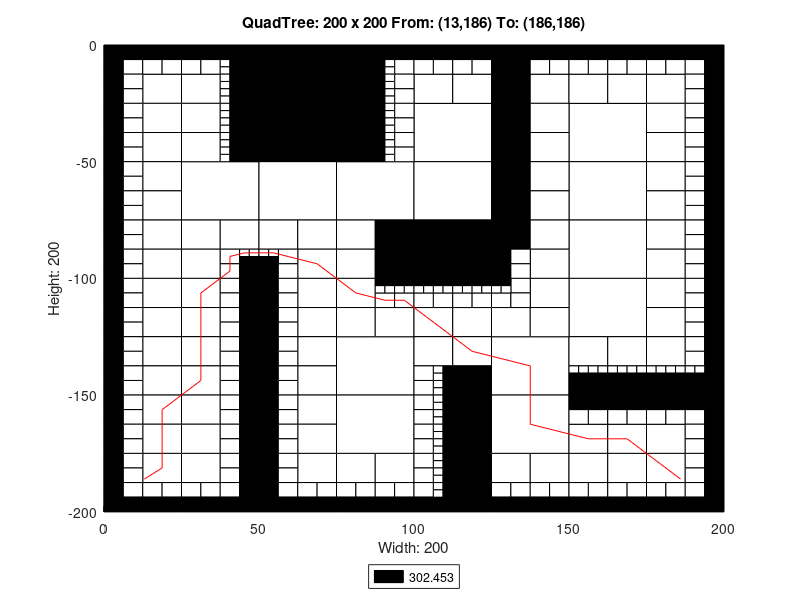

MATLAB code to generate this figure:
axis([0 200 -200 0]);
title('QuadTree: 200 x 200 From: (13,186) To: (186,186)');
xlabel('Width: 200');
ylabel('Height: 200');
rectangle('Position',[50 -25 25 25], 'FaceColor',[0 0 0]);
rectangle('Position',[50 -50 25 25], 'FaceColor',[0 0 0]);
rectangle('Position',[25 -75 25 25], 'FaceColor',[1 1 1]);
rectangle('Position',[50 -75 25 25], 'FaceColor',[1 1 1]);
rectangle('Position',[75 -75 25 25], 'FaceColor',[1 1 1]);
rectangle('Position',[100 -50 25 25], 'FaceColor',[1 1 1]);
rectangle('Position',[150 -50 25 25], 'FaceColor',[1 1 1]);
rectangle('Position',[100 -75 25 25], 'FaceColor',[1 1 1]);
rectangle('Position',[100 -100 25 25], 'FaceColor',[0 0 0]);
rectangle('Position',[150 -75 25 25], 'FaceColor',[1 1 1]);
rectangle('Position',[150 -100 25 25], 'FaceColor',[1 1 1]);
rectangle('Position',[75 -150 25 25], 'FaceColor',[1 1 1]);
rectangle('Position',[75 -175 25 25], 'FaceColor',[1 1 1]);
rectangle('Position',[125 -150 25 25], 'FaceColor',[1 1 1]);
rectangle('Position',[150 -125 25 25], 'FaceColor',[1 1 1]);
rectangle('Position',[125 -175 25 25], 'FaceColor',[1 1 1]);
rectangle('Position',[12.5 -25 12.5 12.5], 'FaceColor',[1 1 1]);
rectangle('Position',[25 -25 12.5 12.5], 'FaceColor',[1 1 1]);
rectangle('Position',[12.5 -37.5 12.5 12.5], 'FaceColor',[1 1 1]);
rectangle('Position',[12.5 -50 12.5 12.5], 'FaceColor',[1 1 1]);
rectangle('Position',[25 -37.5 12.5 12.5], 'FaceColor',[1 1 1]);
rectangle('Position',[25 -50 12.5 12.5], 'FaceColor',[1 1 1]);
rectangle('Position',[75 -12.5 12.5 12.5], 'FaceColor',[0 0 0]);
rectangle('Position',[75 -25 12.5 12.5], 'FaceColor',[0 0 0]);
rectangle('Position',[75 -37.5 12.5 12.5], 'FaceColor',[0 0 0]);
rectangle('Position',[75 -50 12.5 12.5], 'FaceColor',[0 0 0]);
rectangle('Position',[12.5 -62.5 12.5 12.5], 'FaceColor',[1 1 1]);
rectangle('Position',[12.5 -75 12.5 12.5], 'FaceColor',[1 1 1]);
rectangle('Position',[12.5 -87.5 12.5 12.5], 'FaceColor',[1 1 1]);
rectangle('Position',[12.5 -100 12.5 12.5], 'FaceColor',[1 1 1]);
rectangle('Position',[25 -87.5 12.5 12.5], 'FaceColor',[1 1 1]);
rectangle('Position',[37.5 -87.5 12.5 12.5], 'FaceColor',[1 1 1]);
rectangle('Position',[25 -100 12.5 12.5], 'FaceColor',[1 1 1]);
rectangle('Position',[50 -87.5 12.5 12.5], 'FaceColor',[1 1 1]);
rectangle('Position',[62.5 -87.5 12.5 12.5], 'FaceColor',[1 1 1]);
rectangle('Position',[62.5 -100 12.5 12.5], 'FaceColor',[1 1 1]);
rectangle('Position',[75 -87.5 12.5 12.5], 'FaceColor',[1 1 1]);
rectangle('Position',[87.5 -87.5 12.5 12.5], 'FaceColor',[0 0 0]);
rectangle('Position',[75 -100 12.5 12.5], 'FaceColor',[1 1 1]);
rectangle('Position',[87.5 -100 12.5 12.5], 'FaceColor',[0 0 0]);
rectangle('Position',[100 -25 12.5 12.5], 'FaceColor',[1 1 1]);
rectangle('Position',[112.5 -25 12.5 12.5], 'FaceColor',[1 1 1]);
rectangle('Position',[125 -12.5 12.5 12.5], 'FaceColor',[0 0 0]);
rectangle('Position',[125 -25 12.5 12.5], 'FaceColor',[0 0 0]);
rectangle('Position',[137.5 -25 12.5 12.5], 'FaceColor',[1 1 1]);
rectangle('Position',[125 -37.5 12.5 12.5], 'FaceColor',[0 0 0]);
rectangle('Position',[137.5 -37.5 12.5 12.5], 'FaceColor',[1 1 1]);
rectangle('Position',[125 -50 12.5 12.5], 'FaceColor',[0 0 0]);
rectangle('Position',[137.5 -50 12.5 12.5], 'FaceColor',[1 1 1]);
rectangle('Position',[150 -25 12.5 12.5], 'FaceColor',[1 1 1]);
rectangle('Position',[162.5 -25 12.5 12.5], 'FaceColor',[1 1 1]);
rectangle('Position',[175 -25 12.5 12.5], 'FaceColor',[1 1 1]);
rectangle('Position',[175 -37.5 12.5 12.5], 'FaceColor',[1 1 1]);
rectangle('Position',[175 -50 12.5 12.5], 'FaceColor',[1 1 1]);
rectangle('Position',[125 -62.5 12.5 12.5], 'FaceColor',[0 0 0]);
rectangle('Position',[137.5 -62.5 12.5 12.5], 'FaceColor',[1 1 1]);
rectangle('Position',[125 -75 12.5 12.5], 'FaceColor',[0 0 0]);
rectangle('Position',[137.5 -75 12.5 12.5], 'FaceColor',[1 1 1]);
rectangle('Position',[125 -87.5 12.5 12.5], 'FaceColor',[0 0 0]);
rectangle('Position',[137.5 -87.5 12.5 12.5], 'FaceColor',[1 1 1]);
rectangle('Position',[137.5 -100 12.5 12.5], 'FaceColor',[1 1 1]);
rectangle('Position',[175 -62.5 12.5 12.5], 'FaceColor',[1 1 1]);
rectangle('Position',[175 -75 12.5 12.5], 'FaceColor',[1 1 1]);
rectangle('Position',[175 -87.5 12.5 12.5], 'FaceColor',[1 1 1]);
rectangle('Position',[175 -100 12.5 12.5], 'FaceColor',[1 1 1]);
rectangle('Position',[12.5 -112.5 12.5 12.5], 'FaceColor',[1 1 1]);
rectangle('Position',[12.5 -125 12.5 12.5], 'FaceColor',[1 1 1]);
rectangle('Position',[25 -112.5 12.5 12.5], 'FaceColor',[1 1 1]);
rectangle('Position',[25 -125 12.5 12.5], 'FaceColor',[1 1 1]);
rectangle('Position',[12.5 -137.5 12.5 12.5], 'FaceColor',[1 1 1]);
rectangle('Position',[12.5 -150 12.5 12.5], 'FaceColor',[1 1 1]);
rectangle('Position',[25 -137.5 12.5 12.5], 'FaceColor',[1 1 1]);
rectangle('Position',[25 -150 12.5 12.5], 'FaceColor',[1 1 1]);
rectangle('Position',[62.5 -112.5 12.5 12.5], 'FaceColor',[1 1 1]);
rectangle('Position',[62.5 -125 12.5 12.5], 'FaceColor',[1 1 1]);
rectangle('Position',[75 -112.5 12.5 12.5], 'FaceColor',[1 1 1]);
rectangle('Position',[75 -125 12.5 12.5], 'FaceColor',[1 1 1]);
rectangle('Position',[87.5 -125 12.5 12.5], 'FaceColor',[1 1 1]);
rectangle('Position',[62.5 -137.5 12.5 12.5], 'FaceColor',[1 1 1]);
rectangle('Position',[62.5 -150 12.5 12.5], 'FaceColor',[1 1 1]);
rectangle('Position',[12.5 -162.5 12.5 12.5], 'FaceColor',[1 1 1]);
rectangle('Position',[12.5 -175 12.5 12.5], 'FaceColor',[1 1 1]);
rectangle('Position',[25 -162.5 12.5 12.5], 'FaceColor',[1 1 1]);
rectangle('Position',[25 -175 12.5 12.5], 'FaceColor',[1 1 1]);
rectangle('Position',[12.5 -187.5 12.5 12.5], 'FaceColor',[1 1 1]);
rectangle('Position',[25 -187.5 12.5 12.5], 'FaceColor',[1 1 1]);
rectangle('Position',[62.5 -162.5 12.5 12.5], 'FaceColor',[1 1 1]);
rectangle('Position',[62.5 -175 12.5 12.5], 'FaceColor',[1 1 1]);
rectangle('Position',[62.5 -187.5 12.5 12.5], 'FaceColor',[1 1 1]);
rectangle('Position',[75 -187.5 12.5 12.5], 'FaceColor',[1 1 1]);
rectangle('Position',[87.5 -187.5 12.5 12.5], 'FaceColor',[1 1 1]);
rectangle('Position',[100 -125 12.5 12.5], 'FaceColor',[1 1 1]);
rectangle('Position',[112.5 -125 12.5 12.5], 'FaceColor',[1 1 1]);
rectangle('Position',[137.5 -112.5 12.5 12.5], 'FaceColor',[1 1 1]);
rectangle('Position',[125 -125 12.5 12.5], 'FaceColor',[1 1 1]);
rectangle('Position',[137.5 -125 12.5 12.5], 'FaceColor',[1 1 1]);
rectangle('Position',[100 -137.5 12.5 12.5], 'FaceColor',[1 1 1]);
rectangle('Position',[112.5 -137.5 12.5 12.5], 'FaceColor',[1 1 1]);
rectangle('Position',[112.5 -150 12.5 12.5], 'FaceColor',[0 0 0]);
rectangle('Position',[175 -112.5 12.5 12.5], 'FaceColor',[1 1 1]);
rectangle('Position',[175 -125 12.5 12.5], 'FaceColor',[1 1 1]);
rectangle('Position',[150 -137.5 12.5 12.5], 'FaceColor',[1 1 1]);
rectangle('Position',[162.5 -137.5 12.5 12.5], 'FaceColor',[1 1 1]);
rectangle('Position',[175 -137.5 12.5 12.5], 'FaceColor',[1 1 1]);
rectangle('Position',[112.5 -162.5 12.5 12.5], 'FaceColor',[0 0 0]);
rectangle('Position',[112.5 -175 12.5 12.5], 'FaceColor',[0 0 0]);
rectangle('Position',[112.5 -187.5 12.5 12.5], 'FaceColor',[0 0 0]);
rectangle('Position',[112.5 -200 12.5 12.5], 'FaceColor',[0 0 0]);
rectangle('Position',[125 -187.5 12.5 12.5], 'FaceColor',[1 1 1]);
rectangle('Position',[137.5 -187.5 12.5 12.5], 'FaceColor',[1 1 1]);
rectangle('Position',[150 -175 12.5 12.5], 'FaceColor',[1 1 1]);
rectangle('Position',[162.5 -175 12.5 12.5], 'FaceColor',[1 1 1]);
rectangle('Position',[175 -175 12.5 12.5], 'FaceColor',[1 1 1]);
rectangle('Position',[150 -187.5 12.5 12.5], 'FaceColor',[1 1 1]);
rectangle('Position',[162.5 -187.5 12.5 12.5], 'FaceColor',[1 1 1]);
rectangle('Position',[175 -187.5 12.5 12.5], 'FaceColor',[1 1 1]);
rectangle('Position',[0 -6.25 6.25 6.25], 'FaceColor',[0 0 0]);
rectangle('Position',[6.25 -6.25 6.25 6.25], 'FaceColor',[0 0 0]);
rectangle('Position',[0 -12.5 6.25 6.25], 'FaceColor',[0 0 0]);
rectangle('Position',[6.25 -12.5 6.25 6.25], 'FaceColor',[1 1 1]);
rectangle('Position',[12.5 -6.25 6.25 6.25], 'FaceColor',[0 0 0]);
rectangle('Position',[18.75 -6.25 6.25 6.25], 'FaceColor',[0 0 0]);
rectangle('Position',[12.5 -12.5 6.25 6.25], 'FaceColor',[1 1 1]);
rectangle('Position',[18.75 -12.5 6.25 6.25], 'FaceColor',[1 1 1]);
rectangle('Position',[0 -18.75 6.25 6.25], 'FaceColor',[0 0 0]);
rectangle('Position',[6.25 -18.75 6.25 6.25], 'FaceColor',[1 1 1]);
rectangle('Position',[0 -25 6.25 6.25], 'FaceColor',[0 0 0]);
rectangle('Position',[6.25 -25 6.25 6.25], 'FaceColor',[1 1 1]);
rectangle('Position',[25 -6.25 6.25 6.25], 'FaceColor',[0 0 0]);
rectangle('Position',[31.25 -6.25 6.25 6.25], 'FaceColor',[0 0 0]);
rectangle('Position',[25 -12.5 6.25 6.25], 'FaceColor',[1 1 1]);
rectangle('Position',[31.25 -12.5 6.25 6.25], 'FaceColor',[1 1 1]);
rectangle('Position',[37.5 -6.25 6.25 6.25], 'FaceColor',[0 0 0]);
rectangle('Position',[43.75 -6.25 6.25 6.25], 'FaceColor',[0 0 0]);
rectangle('Position',[43.75 -12.5 6.25 6.25], 'FaceColor',[0 0 0]);
rectangle('Position',[43.75 -18.75 6.25 6.25], 'FaceColor',[0 0 0]);
rectangle('Position',[43.75 -25 6.25 6.25], 'FaceColor',[0 0 0]);
rectangle('Position',[0 -31.25 6.25 6.25], 'FaceColor',[0 0 0]);
rectangle('Position',[6.25 -31.25 6.25 6.25], 'FaceColor',[1 1 1]);
rectangle('Position',[0 -37.5 6.25 6.25], 'FaceColor',[0 0 0]);
rectangle('Position',[6.25 -37.5 6.25 6.25], 'FaceColor',[1 1 1]);
rectangle('Position',[0 -43.75 6.25 6.25], 'FaceColor',[0 0 0]);
rectangle('Position',[6.25 -43.75 6.25 6.25], 'FaceColor',[1 1 1]);
rectangle('Position',[0 -50 6.25 6.25], 'FaceColor',[0 0 0]);
rectangle('Position',[6.25 -50 6.25 6.25], 'FaceColor',[1 1 1]);
rectangle('Position',[43.75 -31.25 6.25 6.25], 'FaceColor',[0 0 0]);
rectangle('Position',[43.75 -37.5 6.25 6.25], 'FaceColor',[0 0 0]);
rectangle('Position',[43.75 -43.75 6.25 6.25], 'FaceColor',[0 0 0]);
rectangle('Position',[43.75 -50 6.25 6.25], 'FaceColor',[0 0 0]);
rectangle('Position',[87.5 -6.25 6.25 6.25], 'FaceColor',[0 0 0]);
rectangle('Position',[93.75 -6.25 6.25 6.25], 'FaceColor',[0 0 0]);
rectangle('Position',[93.75 -12.5 6.25 6.25], 'FaceColor',[1 1 1]);
rectangle('Position',[93.75 -18.75 6.25 6.25], 'FaceColor',[1 1 1]);
rectangle('Position',[93.75 -25 6.25 6.25], 'FaceColor',[1 1 1]);
rectangle('Position',[93.75 -31.25 6.25 6.25], 'FaceColor',[1 1 1]);
rectangle('Position',[93.75 -37.5 6.25 6.25], 'FaceColor',[1 1 1]);
rectangle('Position',[93.75 -43.75 6.25 6.25], 'FaceColor',[1 1 1]);
rectangle('Position',[93.75 -50 6.25 6.25], 'FaceColor',[1 1 1]);
rectangle('Position',[0 -56.25 6.25 6.25], 'FaceColor',[0 0 0]);
rectangle('Position',[6.25 -56.25 6.25 6.25], 'FaceColor',[1 1 1]);
rectangle('Position',[0 -62.5 6.25 6.25], 'FaceColor',[0 0 0]);
rectangle('Position',[6.25 -62.5 6.25 6.25], 'FaceColor',[1 1 1]);
rectangle('Position',[0 -68.75 6.25 6.25], 'FaceColor',[0 0 0]);
rectangle('Position',[6.25 -68.75 6.25 6.25], 'FaceColor',[1 1 1]);
rectangle('Position',[0 -75 6.25 6.25], 'FaceColor',[0 0 0]);
rectangle('Position',[6.25 -75 6.25 6.25], 'FaceColor',[1 1 1]);
rectangle('Position',[0 -81.25 6.25 6.25], 'FaceColor',[0 0 0]);
rectangle('Position',[6.25 -81.25 6.25 6.25], 'FaceColor',[1 1 1]);
rectangle('Position',[0 -87.5 6.25 6.25], 'FaceColor',[0 0 0]);
rectangle('Position',[6.25 -87.5 6.25 6.25], 'FaceColor',[1 1 1]);
rectangle('Position',[0 -93.75 6.25 6.25], 'FaceColor',[0 0 0]);
rectangle('Position',[6.25 -93.75 6.25 6.25], 'FaceColor',[1 1 1]);
rectangle('Position',[0 -100 6.25 6.25], 'FaceColor',[0 0 0]);
rectangle('Position',[6.25 -100 6.25 6.25], 'FaceColor',[1 1 1]);
rectangle('Position',[37.5 -93.75 6.25 6.25], 'FaceColor',[1 1 1]);
rectangle('Position',[37.5 -100 6.25 6.25], 'FaceColor',[1 1 1]);
rectangle('Position',[43.75 -100 6.25 6.25], 'FaceColor',[0 0 0]);
rectangle('Position',[56.25 -93.75 6.25 6.25], 'FaceColor',[1 1 1]);
rectangle('Position',[50 -100 6.25 6.25], 'FaceColor',[0 0 0]);
rectangle('Position',[56.25 -100 6.25 6.25], 'FaceColor',[1 1 1]);
rectangle('Position',[100 -6.25 6.25 6.25], 'FaceColor',[0 0 0]);
rectangle('Position',[106.25 -6.25 6.25 6.25], 'FaceColor',[0 0 0]);
rectangle('Position',[100 -12.5 6.25 6.25], 'FaceColor',[1 1 1]);
rectangle('Position',[106.25 -12.5 6.25 6.25], 'FaceColor',[1 1 1]);
rectangle('Position',[112.5 -6.25 6.25 6.25], 'FaceColor',[0 0 0]);
rectangle('Position',[118.75 -6.25 6.25 6.25], 'FaceColor',[0 0 0]);
rectangle('Position',[112.5 -12.5 6.25 6.25], 'FaceColor',[1 1 1]);
rectangle('Position',[118.75 -12.5 6.25 6.25], 'FaceColor',[1 1 1]);
rectangle('Position',[137.5 -6.25 6.25 6.25], 'FaceColor',[0 0 0]);
rectangle('Position',[143.75 -6.25 6.25 6.25], 'FaceColor',[0 0 0]);
rectangle('Position',[137.5 -12.5 6.25 6.25], 'FaceColor',[1 1 1]);
rectangle('Position',[143.75 -12.5 6.25 6.25], 'FaceColor',[1 1 1]);
rectangle('Position',[150 -6.25 6.25 6.25], 'FaceColor',[0 0 0]);
rectangle('Position',[156.25 -6.25 6.25 6.25], 'FaceColor',[0 0 0]);
rectangle('Position',[150 -12.5 6.25 6.25], 'FaceColor',[1 1 1]);
rectangle('Position',[156.25 -12.5 6.25 6.25], 'FaceColor',[1 1 1]);
rectangle('Position',[162.5 -6.25 6.25 6.25], 'FaceColor',[0 0 0]);
rectangle('Position',[168.75 -6.25 6.25 6.25], 'FaceColor',[0 0 0]);
rectangle('Position',[162.5 -12.5 6.25 6.25], 'FaceColor',[1 1 1]);
rectangle('Position',[168.75 -12.5 6.25 6.25], 'FaceColor',[1 1 1]);
rectangle('Position',[175 -6.25 6.25 6.25], 'FaceColor',[0 0 0]);
rectangle('Position',[181.25 -6.25 6.25 6.25], 'FaceColor',[0 0 0]);
rectangle('Position',[175 -12.5 6.25 6.25], 'FaceColor',[1 1 1]);
rectangle('Position',[181.25 -12.5 6.25 6.25], 'FaceColor',[1 1 1]);
rectangle('Position',[187.5 -6.25 6.25 6.25], 'FaceColor',[0 0 0]);
rectangle('Position',[193.75 -6.25 6.25 6.25], 'FaceColor',[0 0 0]);
rectangle('Position',[187.5 -12.5 6.25 6.25], 'FaceColor',[1 1 1]);
rectangle('Position',[193.75 -12.5 6.25 6.25], 'FaceColor',[0 0 0]);
rectangle('Position',[187.5 -18.75 6.25 6.25], 'FaceColor',[1 1 1]);
rectangle('Position',[193.75 -18.75 6.25 6.25], 'FaceColor',[0 0 0]);
rectangle('Position',[187.5 -25 6.25 6.25], 'FaceColor',[1 1 1]);
rectangle('Position',[193.75 -25 6.25 6.25], 'FaceColor',[0 0 0]);
rectangle('Position',[187.5 -31.25 6.25 6.25], 'FaceColor',[1 1 1]);
rectangle('Position',[193.75 -31.25 6.25 6.25], 'FaceColor',[0 0 0]);
rectangle('Position',[187.5 -37.5 6.25 6.25], 'FaceColor',[1 1 1]);
rectangle('Position',[193.75 -37.5 6.25 6.25], 'FaceColor',[0 0 0]);
rectangle('Position',[187.5 -43.75 6.25 6.25], 'FaceColor',[1 1 1]);
rectangle('Position',[193.75 -43.75 6.25 6.25], 'FaceColor',[0 0 0]);
rectangle('Position',[187.5 -50 6.25 6.25], 'FaceColor',[1 1 1]);
rectangle('Position',[193.75 -50 6.25 6.25], 'FaceColor',[0 0 0]);
rectangle('Position',[125 -93.75 6.25 6.25], 'FaceColor',[0 0 0]);
rectangle('Position',[131.25 -93.75 6.25 6.25], 'FaceColor',[1 1 1]);
rectangle('Position',[125 -100 6.25 6.25], 'FaceColor',[0 0 0]);
rectangle('Position',[131.25 -100 6.25 6.25], 'FaceColor',[1 1 1]);
rectangle('Position',[187.5 -56.25 6.25 6.25], 'FaceColor',[1 1 1]);
rectangle('Position',[193.75 -56.25 6.25 6.25], 'FaceColor',[0 0 0]);
rectangle('Position',[187.5 -62.5 6.25 6.25], 'FaceColor',[1 1 1]);
rectangle('Position',[193.75 -62.5 6.25 6.25], 'FaceColor',[0 0 0]);
rectangle('Position',[187.5 -68.75 6.25 6.25], 'FaceColor',[1 1 1]);
rectangle('Position',[193.75 -68.75 6.25 6.25], 'FaceColor',[0 0 0]);
rectangle('Position',[187.5 -75 6.25 6.25], 'FaceColor',[1 1 1]);
rectangle('Position',[193.75 -75 6.25 6.25], 'FaceColor',[0 0 0]);
rectangle('Position',[187.5 -81.25 6.25 6.25], 'FaceColor',[1 1 1]);
rectangle('Position',[193.75 -81.25 6.25 6.25], 'FaceColor',[0 0 0]);
rectangle('Position',[187.5 -87.5 6.25 6.25], 'FaceColor',[1 1 1]);
rectangle('Position',[193.75 -87.5 6.25 6.25], 'FaceColor',[0 0 0]);
rectangle('Position',[187.5 -93.75 6.25 6.25], 'FaceColor',[1 1 1]);
rectangle('Position',[193.75 -93.75 6.25 6.25], 'FaceColor',[0 0 0]);
rectangle('Position',[187.5 -100 6.25 6.25], 'FaceColor',[1 1 1]);
rectangle('Position',[193.75 -100 6.25 6.25], 'FaceColor',[0 0 0]);
rectangle('Position',[0 -106.25 6.25 6.25], 'FaceColor',[0 0 0]);
rectangle('Position',[6.25 -106.25 6.25 6.25], 'FaceColor',[1 1 1]);
rectangle('Position',[0 -112.5 6.25 6.25], 'FaceColor',[0 0 0]);
rectangle('Position',[6.25 -112.5 6.25 6.25], 'FaceColor',[1 1 1]);
rectangle('Position',[0 -118.75 6.25 6.25], 'FaceColor',[0 0 0]);
rectangle('Position',[6.25 -118.75 6.25 6.25], 'FaceColor',[1 1 1]);
rectangle('Position',[0 -125 6.25 6.25], 'FaceColor',[0 0 0]);
rectangle('Position',[6.25 -125 6.25 6.25], 'FaceColor',[1 1 1]);
rectangle('Position',[37.5 -106.25 6.25 6.25], 'FaceColor',[1 1 1]);
rectangle('Position',[43.75 -106.25 6.25 6.25], 'FaceColor',[0 0 0]);
rectangle('Position',[37.5 -112.5 6.25 6.25], 'FaceColor',[1 1 1]);
rectangle('Position',[43.75 -112.5 6.25 6.25], 'FaceColor',[0 0 0]);
rectangle('Position',[37.5 -118.75 6.25 6.25], 'FaceColor',[1 1 1]);
rectangle('Position',[43.75 -118.75 6.25 6.25], 'FaceColor',[0 0 0]);
rectangle('Position',[37.5 -125 6.25 6.25], 'FaceColor',[1 1 1]);
rectangle('Position',[43.75 -125 6.25 6.25], 'FaceColor',[0 0 0]);
rectangle('Position',[0 -131.25 6.25 6.25], 'FaceColor',[0 0 0]);
rectangle('Position',[6.25 -131.25 6.25 6.25], 'FaceColor',[1 1 1]);
rectangle('Position',[0 -137.5 6.25 6.25], 'FaceColor',[0 0 0]);
rectangle('Position',[6.25 -137.5 6.25 6.25], 'FaceColor',[1 1 1]);
rectangle('Position',[0 -143.75 6.25 6.25], 'FaceColor',[0 0 0]);
rectangle('Position',[6.25 -143.75 6.25 6.25], 'FaceColor',[1 1 1]);
rectangle('Position',[0 -150 6.25 6.25], 'FaceColor',[0 0 0]);
rectangle('Position',[6.25 -150 6.25 6.25], 'FaceColor',[1 1 1]);
rectangle('Position',[37.5 -131.25 6.25 6.25], 'FaceColor',[1 1 1]);
rectangle('Position',[43.75 -131.25 6.25 6.25], 'FaceColor',[0 0 0]);
rectangle('Position',[37.5 -137.5 6.25 6.25], 'FaceColor',[1 1 1]);
rectangle('Position',[43.75 -137.5 6.25 6.25], 'FaceColor',[0 0 0]);
rectangle('Position',[37.5 -143.75 6.25 6.25], 'FaceColor',[1 1 1]);
rectangle('Position',[43.75 -143.75 6.25 6.25], 'FaceColor',[0 0 0]);
rectangle('Position',[37.5 -150 6.25 6.25], 'FaceColor',[1 1 1]);
rectangle('Position',[43.75 -150 6.25 6.25], 'FaceColor',[0 0 0]);
rectangle('Position',[50 -106.25 6.25 6.25], 'FaceColor',[0 0 0]);
rectangle('Position',[56.25 -106.25 6.25 6.25], 'FaceColor',[1 1 1]);
rectangle('Position',[50 -112.5 6.25 6.25], 'FaceColor',[0 0 0]);
rectangle('Position',[56.25 -112.5 6.25 6.25], 'FaceColor',[1 1 1]);
rectangle('Position',[50 -118.75 6.25 6.25], 'FaceColor',[0 0 0]);
rectangle('Position',[56.25 -118.75 6.25 6.25], 'FaceColor',[1 1 1]);
rectangle('Position',[50 -125 6.25 6.25], 'FaceColor',[0 0 0]);
rectangle('Position',[56.25 -125 6.25 6.25], 'FaceColor',[1 1 1]);
rectangle('Position',[87.5 -112.5 6.25 6.25], 'FaceColor',[1 1 1]);
rectangle('Position',[93.75 -112.5 6.25 6.25], 'FaceColor',[1 1 1]);
rectangle('Position',[50 -131.25 6.25 6.25], 'FaceColor',[0 0 0]);
rectangle('Position',[56.25 -131.25 6.25 6.25], 'FaceColor',[1 1 1]);
rectangle('Position',[50 -137.5 6.25 6.25], 'FaceColor',[0 0 0]);
rectangle('Position',[56.25 -137.5 6.25 6.25], 'FaceColor',[1 1 1]);
rectangle('Position',[50 -143.75 6.25 6.25], 'FaceColor',[0 0 0]);
rectangle('Position',[56.25 -143.75 6.25 6.25], 'FaceColor',[1 1 1]);
rectangle('Position',[50 -150 6.25 6.25], 'FaceColor',[0 0 0]);
rectangle('Position',[56.25 -150 6.25 6.25], 'FaceColor',[1 1 1]);
rectangle('Position',[0 -156.25 6.25 6.25], 'FaceColor',[0 0 0]);
rectangle('Position',[6.25 -156.25 6.25 6.25], 'FaceColor',[1 1 1]);
rectangle('Position',[0 -162.5 6.25 6.25], 'FaceColor',[0 0 0]);
rectangle('Position',[6.25 -162.5 6.25 6.25], 'FaceColor',[1 1 1]);
rectangle('Position',[0 -168.75 6.25 6.25], 'FaceColor',[0 0 0]);
rectangle('Position',[6.25 -168.75 6.25 6.25], 'FaceColor',[1 1 1]);
rectangle('Position',[0 -175 6.25 6.25], 'FaceColor',[0 0 0]);
rectangle('Position',[6.25 -175 6.25 6.25], 'FaceColor',[1 1 1]);
rectangle('Position',[37.5 -156.25 6.25 6.25], 'FaceColor',[1 1 1]);
rectangle('Position',[43.75 -156.25 6.25 6.25], 'FaceColor',[0 0 0]);
rectangle('Position',[37.5 -162.5 6.25 6.25], 'FaceColor',[1 1 1]);
rectangle('Position',[43.75 -162.5 6.25 6.25], 'FaceColor',[0 0 0]);
rectangle('Position',[37.5 -168.75 6.25 6.25], 'FaceColor',[1 1 1]);
rectangle('Position',[43.75 -168.75 6.25 6.25], 'FaceColor',[0 0 0]);
rectangle('Position',[37.5 -175 6.25 6.25], 'FaceColor',[1 1 1]);
rectangle('Position',[43.75 -175 6.25 6.25], 'FaceColor',[0 0 0]);
rectangle('Position',[0 -181.25 6.25 6.25], 'FaceColor',[0 0 0]);
rectangle('Position',[6.25 -181.25 6.25 6.25], 'FaceColor',[1 1 1]);
rectangle('Position',[0 -187.5 6.25 6.25], 'FaceColor',[0 0 0]);
rectangle('Position',[6.25 -187.5 6.25 6.25], 'FaceColor',[1 1 1]);
rectangle('Position',[0 -193.75 6.25 6.25], 'FaceColor',[0 0 0]);
rectangle('Position',[6.25 -193.75 6.25 6.25], 'FaceColor',[1 1 1]);
rectangle('Position',[0 -200 6.25 6.25], 'FaceColor',[0 0 0]);
rectangle('Position',[6.25 -200 6.25 6.25], 'FaceColor',[0 0 0]);
rectangle('Position',[12.5 -193.75 6.25 6.25], 'FaceColor',[1 1 1]);
rectangle('Position',[18.75 -193.75 6.25 6.25], 'FaceColor',[1 1 1]);
rectangle('Position',[12.5 -200 6.25 6.25], 'FaceColor',[0 0 0]);
rectangle('Position',[18.75 -200 6.25 6.25], 'FaceColor',[0 0 0]);
rectangle('Position',[37.5 -181.25 6.25 6.25], 'FaceColor',[1 1 1]);
rectangle('Position',[43.75 -181.25 6.25 6.25], 'FaceColor',[0 0 0]);
rectangle('Position',[37.5 -187.5 6.25 6.25], 'FaceColor',[1 1 1]);
rectangle('Position',[43.75 -187.5 6.25 6.25], 'FaceColor',[0 0 0]);
rectangle('Position',[25 -193.75 6.25 6.25], 'FaceColor',[1 1 1]);
rectangle('Position',[31.25 -193.75 6.25 6.25], 'FaceColor',[1 1 1]);
rectangle('Position',[25 -200 6.25 6.25], 'FaceColor',[0 0 0]);
rectangle('Position',[31.25 -200 6.25 6.25], 'FaceColor',[0 0 0]);
rectangle('Position',[37.5 -193.75 6.25 6.25], 'FaceColor',[1 1 1]);
rectangle('Position',[43.75 -193.75 6.25 6.25], 'FaceColor',[0 0 0]);
rectangle('Position',[37.5 -200 6.25 6.25], 'FaceColor',[0 0 0]);
rectangle('Position',[43.75 -200 6.25 6.25], 'FaceColor',[0 0 0]);
rectangle('Position',[50 -156.25 6.25 6.25], 'FaceColor',[0 0 0]);
rectangle('Position',[56.25 -156.25 6.25 6.25], 'FaceColor',[1 1 1]);
rectangle('Position',[50 -162.5 6.25 6.25], 'FaceColor',[0 0 0]);
rectangle('Position',[56.25 -162.5 6.25 6.25], 'FaceColor',[1 1 1]);
rectangle('Position',[50 -168.75 6.25 6.25], 'FaceColor',[0 0 0]);
rectangle('Position',[56.25 -168.75 6.25 6.25], 'FaceColor',[1 1 1]);
rectangle('Position',[50 -175 6.25 6.25], 'FaceColor',[0 0 0]);
rectangle('Position',[56.25 -175 6.25 6.25], 'FaceColor',[1 1 1]);
rectangle('Position',[50 -181.25 6.25 6.25], 'FaceColor',[0 0 0]);
rectangle('Position',[56.25 -181.25 6.25 6.25], 'FaceColor',[1 1 1]);
rectangle('Position',[50 -187.5 6.25 6.25], 'FaceColor',[0 0 0]);
rectangle('Position',[56.25 -187.5 6.25 6.25], 'FaceColor',[1 1 1]);
rectangle('Position',[50 -193.75 6.25 6.25], 'FaceColor',[0 0 0]);
rectangle('Position',[56.25 -193.75 6.25 6.25], 'FaceColor',[1 1 1]);
rectangle('Position',[50 -200 6.25 6.25], 'FaceColor',[0 0 0]);
rectangle('Position',[56.25 -200 6.25 6.25], 'FaceColor',[0 0 0]);
rectangle('Position',[62.5 -193.75 6.25 6.25], 'FaceColor',[1 1 1]);
rectangle('Position',[68.75 -193.75 6.25 6.25], 'FaceColor',[1 1 1]);
rectangle('Position',[62.5 -200 6.25 6.25], 'FaceColor',[0 0 0]);
rectangle('Position',[68.75 -200 6.25 6.25], 'FaceColor',[0 0 0]);
rectangle('Position',[75 -193.75 6.25 6.25], 'FaceColor',[1 1 1]);
rectangle('Position',[81.25 -193.75 6.25 6.25], 'FaceColor',[1 1 1]);
rectangle('Position',[75 -200 6.25 6.25], 'FaceColor',[0 0 0]);
rectangle('Position',[81.25 -200 6.25 6.25], 'FaceColor',[0 0 0]);
rectangle('Position',[87.5 -193.75 6.25 6.25], 'FaceColor',[1 1 1]);
rectangle('Position',[93.75 -193.75 6.25 6.25], 'FaceColor',[1 1 1]);
rectangle('Position',[87.5 -200 6.25 6.25], 'FaceColor',[0 0 0]);
rectangle('Position',[93.75 -200 6.25 6.25], 'FaceColor',[0 0 0]);
rectangle('Position',[100 -112.5 6.25 6.25], 'FaceColor',[1 1 1]);
rectangle('Position',[106.25 -112.5 6.25 6.25], 'FaceColor',[1 1 1]);
rectangle('Position',[112.5 -112.5 6.25 6.25], 'FaceColor',[1 1 1]);
rectangle('Position',[118.75 -112.5 6.25 6.25], 'FaceColor',[1 1 1]);
rectangle('Position',[131.25 -106.25 6.25 6.25], 'FaceColor',[1 1 1]);
rectangle('Position',[125 -112.5 6.25 6.25], 'FaceColor',[1 1 1]);
rectangle('Position',[131.25 -112.5 6.25 6.25], 'FaceColor',[1 1 1]);
rectangle('Position',[100 -143.75 6.25 6.25], 'FaceColor',[1 1 1]);
rectangle('Position',[100 -150 6.25 6.25], 'FaceColor',[1 1 1]);
rectangle('Position',[187.5 -106.25 6.25 6.25], 'FaceColor',[1 1 1]);
rectangle('Position',[193.75 -106.25 6.25 6.25], 'FaceColor',[0 0 0]);
rectangle('Position',[187.5 -112.5 6.25 6.25], 'FaceColor',[1 1 1]);
rectangle('Position',[193.75 -112.5 6.25 6.25], 'FaceColor',[0 0 0]);
rectangle('Position',[187.5 -118.75 6.25 6.25], 'FaceColor',[1 1 1]);
rectangle('Position',[193.75 -118.75 6.25 6.25], 'FaceColor',[0 0 0]);
rectangle('Position',[187.5 -125 6.25 6.25], 'FaceColor',[1 1 1]);
rectangle('Position',[193.75 -125 6.25 6.25], 'FaceColor',[0 0 0]);
rectangle('Position',[150 -150 6.25 6.25], 'FaceColor',[0 0 0]);
rectangle('Position',[156.25 -150 6.25 6.25], 'FaceColor',[0 0 0]);
rectangle('Position',[162.5 -150 6.25 6.25], 'FaceColor',[0 0 0]);
rectangle('Position',[168.75 -150 6.25 6.25], 'FaceColor',[0 0 0]);
rectangle('Position',[187.5 -131.25 6.25 6.25], 'FaceColor',[1 1 1]);
rectangle('Position',[193.75 -131.25 6.25 6.25], 'FaceColor',[0 0 0]);
rectangle('Position',[187.5 -137.5 6.25 6.25], 'FaceColor',[1 1 1]);
rectangle('Position',[193.75 -137.5 6.25 6.25], 'FaceColor',[0 0 0]);
rectangle('Position',[175 -150 6.25 6.25], 'FaceColor',[0 0 0]);
rectangle('Position',[181.25 -150 6.25 6.25], 'FaceColor',[0 0 0]);
rectangle('Position',[193.75 -143.75 6.25 6.25], 'FaceColor',[0 0 0]);
rectangle('Position',[187.5 -150 6.25 6.25], 'FaceColor',[0 0 0]);
rectangle('Position',[193.75 -150 6.25 6.25], 'FaceColor',[0 0 0]);
rectangle('Position',[100 -156.25 6.25 6.25], 'FaceColor',[1 1 1]);
rectangle('Position',[100 -162.5 6.25 6.25], 'FaceColor',[1 1 1]);
rectangle('Position',[100 -168.75 6.25 6.25], 'FaceColor',[1 1 1]);
rectangle('Position',[100 -175 6.25 6.25], 'FaceColor',[1 1 1]);
rectangle('Position',[100 -181.25 6.25 6.25], 'FaceColor',[1 1 1]);
rectangle('Position',[100 -187.5 6.25 6.25], 'FaceColor',[1 1 1]);
rectangle('Position',[100 -193.75 6.25 6.25], 'FaceColor',[1 1 1]);
rectangle('Position',[100 -200 6.25 6.25], 'FaceColor',[0 0 0]);
rectangle('Position',[106.25 -200 6.25 6.25], 'FaceColor',[0 0 0]);
rectangle('Position',[125 -193.75 6.25 6.25], 'FaceColor',[1 1 1]);
rectangle('Position',[131.25 -193.75 6.25 6.25], 'FaceColor',[1 1 1]);
rectangle('Position',[125 -200 6.25 6.25], 'FaceColor',[0 0 0]);
rectangle('Position',[131.25 -200 6.25 6.25], 'FaceColor',[0 0 0]);
rectangle('Position',[137.5 -193.75 6.25 6.25], 'FaceColor',[1 1 1]);
rectangle('Position',[143.75 -193.75 6.25 6.25], 'FaceColor',[1 1 1]);
rectangle('Position',[137.5 -200 6.25 6.25], 'FaceColor',[0 0 0]);
rectangle('Position',[143.75 -200 6.25 6.25], 'FaceColor',[0 0 0]);
rectangle('Position',[150 -156.25 6.25 6.25], 'FaceColor',[0 0 0]);
rectangle('Position',[156.25 -156.25 6.25 6.25], 'FaceColor',[0 0 0]);
rectangle('Position',[150 -162.5 6.25 6.25], 'FaceColor',[1 1 1]);
rectangle('Position',[156.25 -162.5 6.25 6.25], 'FaceColor',[1 1 1]);
rectangle('Position',[162.5 -156.25 6.25 6.25], 'FaceColor',[0 0 0]);
rectangle('Position',[168.75 -156.25 6.25 6.25], 'FaceColor',[0 0 0]);
rectangle('Position',[162.5 -162.5 6.25 6.25], 'FaceColor',[1 1 1]);
rectangle('Position',[168.75 -162.5 6.25 6.25], 'FaceColor',[1 1 1]);
rectangle('Position',[175 -156.25 6.25 6.25], 'FaceColor',[0 0 0]);
rectangle('Position',[181.25 -156.25 6.25 6.25], 'FaceColor',[0 0 0]);
rectangle('Position',[175 -162.5 6.25 6.25], 'FaceColor',[1 1 1]);
rectangle('Position',[181.25 -162.5 6.25 6.25], 'FaceColor',[1 1 1]);
rectangle('Position',[187.5 -156.25 6.25 6.25], 'FaceColor',[0 0 0]);
rectangle('Position',[193.75 -156.25 6.25 6.25], 'FaceColor',[0 0 0]);
rectangle('Position',[187.5 -162.5 6.25 6.25], 'FaceColor',[1 1 1]);
rectangle('Position',[193.75 -162.5 6.25 6.25], 'FaceColor',[0 0 0]);
rectangle('Position',[187.5 -168.75 6.25 6.25], 'FaceColor',[1 1 1]);
rectangle('Position',[193.75 -168.75 6.25 6.25], 'FaceColor',[0 0 0]);
rectangle('Position',[187.5 -175 6.25 6.25], 'FaceColor',[1 1 1]);
rectangle('Position',[193.75 -175 6.25 6.25], 'FaceColor',[0 0 0]);
rectangle('Position',[150 -193.75 6.25 6.25], 'FaceColor',[1 1 1]);
rectangle('Position',[156.25 -193.75 6.25 6.25], 'FaceColor',[1 1 1]);
rectangle('Position',[150 -200 6.25 6.25], 'FaceColor',[0 0 0]);
rectangle('Position',[156.25 -200 6.25 6.25], 'FaceColor',[0 0 0]);
rectangle('Position',[162.5 -193.75 6.25 6.25], 'FaceColor',[1 1 1]);
rectangle('Position',[168.75 -193.75 6.25 6.25], 'FaceColor',[1 1 1]);
rectangle('Position',[162.5 -200 6.25 6.25], 'FaceColor',[0 0 0]);
rectangle('Position',[168.75 -200 6.25 6.25], 'FaceColor',[0 0 0]);
rectangle('Position',[187.5 -181.25 6.25 6.25], 'FaceColor',[1 1 1]);
rectangle('Position',[193.75 -181.25 6.25 6.25], 'FaceColor',[0 0 0]);
rectangle('Position',[187.5 -187.5 6.25 6.25], 'FaceColor',[1 1 1]);
rectangle('Position',[193.75 -187.5 6.25 6.25], 'FaceColor',[0 0 0]);
rectangle('Position',[175 -193.75 6.25 6.25], 'FaceColor',[1 1 1]);
rectangle('Position',[181.25 -193.75 6.25 6.25], 'FaceColor',[1 1 1]);
rectangle('Position',[175 -200 6.25 6.25], 'FaceColor',[0 0 0]);
rectangle('Position',[181.25 -200 6.25 6.25], 'FaceColor',[0 0 0]);
rectangle('Position',[187.5 -193.75 6.25 6.25], 'FaceColor',[1 1 1]);
rectangle('Position',[193.75 -193.75 6.25 6.25], 'FaceColor',[0 0 0]);
rectangle('Position',[187.5 -200 6.25 6.25], 'FaceColor',[0 0 0]);
rectangle('Position',[193.75 -200 6.25 6.25], 'FaceColor',[0 0 0]);
rectangle('Position',[37.5 -9.375 3.125 3.125], 'FaceColor',[1 1 1]);
rectangle('Position',[40.625 -9.375 3.125 3.125], 'FaceColor',[0 0 0]);
rectangle('Position',[37.5 -12.5 3.125 3.125], 'FaceColor',[1 1 1]);
rectangle('Position',[40.625 -12.5 3.125 3.125], 'FaceColor',[0 0 0]);
rectangle('Position',[37.5 -15.625 3.125 3.125], 'FaceColor',[1 1 1]);
rectangle('Position',[40.625 -15.625 3.125 3.125], 'FaceColor',[0 0 0]);
rectangle('Position',[37.5 -18.75 3.125 3.125], 'FaceColor',[1 1 1]);
rectangle('Position',[40.625 -18.75 3.125 3.125], 'FaceColor',[0 0 0]);
rectangle('Position',[37.5 -21.875 3.125 3.125], 'FaceColor',[1 1 1]);
rectangle('Position',[40.625 -21.875 3.125 3.125], 'FaceColor',[0 0 0]);
rectangle('Position',[37.5 -25 3.125 3.125], 'FaceColor',[1 1 1]);
rectangle('Position',[40.625 -25 3.125 3.125], 'FaceColor',[0 0 0]);
rectangle('Position',[37.5 -28.125 3.125 3.125], 'FaceColor',[1 1 1]);
rectangle('Position',[40.625 -28.125 3.125 3.125], 'FaceColor',[0 0 0]);
rectangle('Position',[37.5 -31.25 3.125 3.125], 'FaceColor',[1 1 1]);
rectangle('Position',[40.625 -31.25 3.125 3.125], 'FaceColor',[0 0 0]);
rectangle('Position',[37.5 -34.375 3.125 3.125], 'FaceColor',[1 1 1]);
rectangle('Position',[40.625 -34.375 3.125 3.125], 'FaceColor',[0 0 0]);
rectangle('Position',[37.5 -37.5 3.125 3.125], 'FaceColor',[1 1 1]);
rectangle('Position',[40.625 -37.5 3.125 3.125], 'FaceColor',[0 0 0]);
rectangle('Position',[37.5 -40.625 3.125 3.125], 'FaceColor',[1 1 1]);
rectangle('Position',[40.625 -40.625 3.125 3.125], 'FaceColor',[0 0 0]);
rectangle('Position',[37.5 -43.75 3.125 3.125], 'FaceColor',[1 1 1]);
rectangle('Position',[40.625 -43.75 3.125 3.125], 'FaceColor',[0 0 0]);
rectangle('Position',[37.5 -46.875 3.125 3.125], 'FaceColor',[1 1 1]);
rectangle('Position',[40.625 -46.875 3.125 3.125], 'FaceColor',[0 0 0]);
rectangle('Position',[37.5 -50 3.125 3.125], 'FaceColor',[1 1 1]);
rectangle('Position',[40.625 -50 3.125 3.125], 'FaceColor',[0 0 0]);
rectangle('Position',[87.5 -9.375 3.125 3.125], 'FaceColor',[0 0 0]);
rectangle('Position',[90.625 -9.375 3.125 3.125], 'FaceColor',[1 1 1]);
rectangle('Position',[87.5 -12.5 3.125 3.125], 'FaceColor',[0 0 0]);
rectangle('Position',[90.625 -12.5 3.125 3.125], 'FaceColor',[1 1 1]);
rectangle('Position',[87.5 -15.625 3.125 3.125], 'FaceColor',[0 0 0]);
rectangle('Position',[90.625 -15.625 3.125 3.125], 'FaceColor',[1 1 1]);
rectangle('Position',[87.5 -18.75 3.125 3.125], 'FaceColor',[0 0 0]);
rectangle('Position',[90.625 -18.75 3.125 3.125], 'FaceColor',[1 1 1]);
rectangle('Position',[87.5 -21.875 3.125 3.125], 'FaceColor',[0 0 0]);
rectangle('Position',[90.625 -21.875 3.125 3.125], 'FaceColor',[1 1 1]);
rectangle('Position',[87.5 -25 3.125 3.125], 'FaceColor',[0 0 0]);
rectangle('Position',[90.625 -25 3.125 3.125], 'FaceColor',[1 1 1]);
rectangle('Position',[87.5 -28.125 3.125 3.125], 'FaceColor',[0 0 0]);
rectangle('Position',[90.625 -28.125 3.125 3.125], 'FaceColor',[1 1 1]);
rectangle('Position',[87.5 -31.25 3.125 3.125], 'FaceColor',[0 0 0]);
rectangle('Position',[90.625 -31.25 3.125 3.125], 'FaceColor',[1 1 1]);
rectangle('Position',[87.5 -34.375 3.125 3.125], 'FaceColor',[0 0 0]);
rectangle('Position',[90.625 -34.375 3.125 3.125], 'FaceColor',[1 1 1]);
rectangle('Position',[87.5 -37.5 3.125 3.125], 'FaceColor',[0 0 0]);
rectangle('Position',[90.625 -37.5 3.125 3.125], 'FaceColor',[1 1 1]);
rectangle('Position',[87.5 -40.625 3.125 3.125], 'FaceColor',[0 0 0]);
rectangle('Position',[90.625 -40.625 3.125 3.125], 'FaceColor',[1 1 1]);
rectangle('Position',[87.5 -43.75 3.125 3.125], 'FaceColor',[0 0 0]);
rectangle('Position',[90.625 -43.75 3.125 3.125], 'FaceColor',[1 1 1]);
rectangle('Position',[87.5 -46.875 3.125 3.125], 'FaceColor',[0 0 0]);
rectangle('Position',[90.625 -46.875 3.125 3.125], 'FaceColor',[1 1 1]);
rectangle('Position',[87.5 -50 3.125 3.125], 'FaceColor',[0 0 0]);
rectangle('Position',[90.625 -50 3.125 3.125], 'FaceColor',[1 1 1]);
rectangle('Position',[43.75 -90.625 3.125 3.125], 'FaceColor',[1 1 1]);
rectangle('Position',[46.875 -90.625 3.125 3.125], 'FaceColor',[1 1 1]);
rectangle('Position',[43.75 -93.75 3.125 3.125], 'FaceColor',[0 0 0]);
rectangle('Position',[46.875 -93.75 3.125 3.125], 'FaceColor',[0 0 0]);
rectangle('Position',[50 -90.625 3.125 3.125], 'FaceColor',[1 1 1]);
rectangle('Position',[53.125 -90.625 3.125 3.125], 'FaceColor',[1 1 1]);
rectangle('Position',[50 -93.75 3.125 3.125], 'FaceColor',[0 0 0]);
rectangle('Position',[53.125 -93.75 3.125 3.125], 'FaceColor',[0 0 0]);
rectangle('Position',[87.5 -103.125 3.125 3.125], 'FaceColor',[0 0 0]);
rectangle('Position',[90.625 -103.125 3.125 3.125], 'FaceColor',[0 0 0]);
rectangle('Position',[87.5 -106.25 3.125 3.125], 'FaceColor',[1 1 1]);
rectangle('Position',[90.625 -106.25 3.125 3.125], 'FaceColor',[1 1 1]);
rectangle('Position',[93.75 -103.125 3.125 3.125], 'FaceColor',[0 0 0]);
rectangle('Position',[96.875 -103.125 3.125 3.125], 'FaceColor',[0 0 0]);
rectangle('Position',[93.75 -106.25 3.125 3.125], 'FaceColor',[1 1 1]);
rectangle('Position',[96.875 -106.25 3.125 3.125], 'FaceColor',[1 1 1]);
rectangle('Position',[100 -103.125 3.125 3.125], 'FaceColor',[0 0 0]);
rectangle('Position',[103.125 -103.125 3.125 3.125], 'FaceColor',[0 0 0]);
rectangle('Position',[100 -106.25 3.125 3.125], 'FaceColor',[1 1 1]);
rectangle('Position',[103.125 -106.25 3.125 3.125], 'FaceColor',[1 1 1]);
rectangle('Position',[106.25 -103.125 3.125 3.125], 'FaceColor',[0 0 0]);
rectangle('Position',[109.375 -103.125 3.125 3.125], 'FaceColor',[0 0 0]);
rectangle('Position',[106.25 -106.25 3.125 3.125], 'FaceColor',[1 1 1]);
rectangle('Position',[109.375 -106.25 3.125 3.125], 'FaceColor',[1 1 1]);
rectangle('Position',[112.5 -103.125 3.125 3.125], 'FaceColor',[0 0 0]);
rectangle('Position',[115.625 -103.125 3.125 3.125], 'FaceColor',[0 0 0]);
rectangle('Position',[112.5 -106.25 3.125 3.125], 'FaceColor',[1 1 1]);
rectangle('Position',[115.625 -106.25 3.125 3.125], 'FaceColor',[1 1 1]);
rectangle('Position',[118.75 -103.125 3.125 3.125], 'FaceColor',[0 0 0]);
rectangle('Position',[121.875 -103.125 3.125 3.125], 'FaceColor',[0 0 0]);
rectangle('Position',[118.75 -106.25 3.125 3.125], 'FaceColor',[1 1 1]);
rectangle('Position',[121.875 -106.25 3.125 3.125], 'FaceColor',[1 1 1]);
rectangle('Position',[125 -103.125 3.125 3.125], 'FaceColor',[0 0 0]);
rectangle('Position',[128.125 -103.125 3.125 3.125], 'FaceColor',[0 0 0]);
rectangle('Position',[125 -106.25 3.125 3.125], 'FaceColor',[1 1 1]);
rectangle('Position',[128.125 -106.25 3.125 3.125], 'FaceColor',[1 1 1]);
rectangle('Position',[106.25 -140.625 3.125 3.125], 'FaceColor',[1 1 1]);
rectangle('Position',[109.375 -140.625 3.125 3.125], 'FaceColor',[0 0 0]);
rectangle('Position',[106.25 -143.75 3.125 3.125], 'FaceColor',[1 1 1]);
rectangle('Position',[109.375 -143.75 3.125 3.125], 'FaceColor',[0 0 0]);
rectangle('Position',[106.25 -146.875 3.125 3.125], 'FaceColor',[1 1 1]);
rectangle('Position',[109.375 -146.875 3.125 3.125], 'FaceColor',[0 0 0]);
rectangle('Position',[106.25 -150 3.125 3.125], 'FaceColor',[1 1 1]);
rectangle('Position',[109.375 -150 3.125 3.125], 'FaceColor',[0 0 0]);
rectangle('Position',[150 -140.625 3.125 3.125], 'FaceColor',[1 1 1]);
rectangle('Position',[153.125 -140.625 3.125 3.125], 'FaceColor',[1 1 1]);
rectangle('Position',[150 -143.75 3.125 3.125], 'FaceColor',[0 0 0]);
rectangle('Position',[153.125 -143.75 3.125 3.125], 'FaceColor',[0 0 0]);
rectangle('Position',[156.25 -140.625 3.125 3.125], 'FaceColor',[1 1 1]);
rectangle('Position',[159.375 -140.625 3.125 3.125], 'FaceColor',[1 1 1]);
rectangle('Position',[156.25 -143.75 3.125 3.125], 'FaceColor',[0 0 0]);
rectangle('Position',[159.375 -143.75 3.125 3.125], 'FaceColor',[0 0 0]);
rectangle('Position',[162.5 -140.625 3.125 3.125], 'FaceColor',[1 1 1]);
rectangle('Position',[165.625 -140.625 3.125 3.125], 'FaceColor',[1 1 1]);
rectangle('Position',[162.5 -143.75 3.125 3.125], 'FaceColor',[0 0 0]);
rectangle('Position',[165.625 -143.75 3.125 3.125], 'FaceColor',[0 0 0]);
rectangle('Position',[168.75 -140.625 3.125 3.125], 'FaceColor',[1 1 1]);
rectangle('Position',[171.875 -140.625 3.125 3.125], 'FaceColor',[1 1 1]);
rectangle('Position',[168.75 -143.75 3.125 3.125], 'FaceColor',[0 0 0]);
rectangle('Position',[171.875 -143.75 3.125 3.125], 'FaceColor',[0 0 0]);
rectangle('Position',[175 -140.625 3.125 3.125], 'FaceColor',[1 1 1]);
rectangle('Position',[178.125 -140.625 3.125 3.125], 'FaceColor',[1 1 1]);
rectangle('Position',[175 -143.75 3.125 3.125], 'FaceColor',[0 0 0]);
rectangle('Position',[178.125 -143.75 3.125 3.125], 'FaceColor',[0 0 0]);
rectangle('Position',[181.25 -140.625 3.125 3.125], 'FaceColor',[1 1 1]);
rectangle('Position',[184.375 -140.625 3.125 3.125], 'FaceColor',[1 1 1]);
rectangle('Position',[181.25 -143.75 3.125 3.125], 'FaceColor',[0 0 0]);
rectangle('Position',[184.375 -143.75 3.125 3.125], 'FaceColor',[0 0 0]);
rectangle('Position',[187.5 -140.625 3.125 3.125], 'FaceColor',[1 1 1]);
rectangle('Position',[190.625 -140.625 3.125 3.125], 'FaceColor',[1 1 1]);
rectangle('Position',[187.5 -143.75 3.125 3.125], 'FaceColor',[0 0 0]);
rectangle('Position',[190.625 -143.75 3.125 3.125], 'FaceColor',[0 0 0]);
rectangle('Position',[106.25 -153.125 3.125 3.125], 'FaceColor',[1 1 1]);
rectangle('Position',[109.375 -153.125 3.125 3.125], 'FaceColor',[0 0 0]);
rectangle('Position',[106.25 -156.25 3.125 3.125], 'FaceColor',[1 1 1]);
rectangle('Position',[109.375 -156.25 3.125 3.125], 'FaceColor',[0 0 0]);
rectangle('Position',[106.25 -159.375 3.125 3.125], 'FaceColor',[1 1 1]);
rectangle('Position',[109.375 -159.375 3.125 3.125], 'FaceColor',[0 0 0]);
rectangle('Position',[106.25 -162.5 3.125 3.125], 'FaceColor',[1 1 1]);
rectangle('Position',[109.375 -162.5 3.125 3.125], 'FaceColor',[0 0 0]);
rectangle('Position',[106.25 -165.625 3.125 3.125], 'FaceColor',[1 1 1]);
rectangle('Position',[109.375 -165.625 3.125 3.125], 'FaceColor',[0 0 0]);
rectangle('Position',[106.25 -168.75 3.125 3.125], 'FaceColor',[1 1 1]);
rectangle('Position',[109.375 -168.75 3.125 3.125], 'FaceColor',[0 0 0]);
rectangle('Position',[106.25 -171.875 3.125 3.125], 'FaceColor',[1 1 1]);
rectangle('Position',[109.375 -171.875 3.125 3.125], 'FaceColor',[0 0 0]);
rectangle('Position',[106.25 -175 3.125 3.125], 'FaceColor',[1 1 1]);
rectangle('Position',[109.375 -175 3.125 3.125], 'FaceColor',[0 0 0]);
rectangle('Position',[106.25 -178.125 3.125 3.125], 'FaceColor',[1 1 1]);
rectangle('Position',[109.375 -178.125 3.125 3.125], 'FaceColor',[0 0 0]);
rectangle('Position',[106.25 -181.25 3.125 3.125], 'FaceColor',[1 1 1]);
rectangle('Position',[109.375 -181.25 3.125 3.125], 'FaceColor',[0 0 0]);
rectangle('Position',[106.25 -184.375 3.125 3.125], 'FaceColor',[1 1 1]);
rectangle('Position',[109.375 -184.375 3.125 3.125], 'FaceColor',[0 0 0]);
rectangle('Position',[106.25 -187.5 3.125 3.125], 'FaceColor',[1 1 1]);
rectangle('Position',[109.375 -187.5 3.125 3.125], 'FaceColor',[0 0 0]);
rectangle('Position',[106.25 -190.625 3.125 3.125], 'FaceColor',[1 1 1]);
rectangle('Position',[109.375 -190.625 3.125 3.125], 'FaceColor',[0 0 0]);
rectangle('Position',[106.25 -193.75 3.125 3.125], 'FaceColor',[1 1 1]);
rectangle('Position',[109.375 -193.75 3.125 3.125], 'FaceColor',[0 0 0]);
X=[186,181.25,168.75,156.25,137.5,137.5,118.75,106.25,96.875,90.625,81.25,68.75,59.375,54.6875,51.5625,48.4375,45.3125,40.625,40.625,31.25,31.25,31.25,31.25,18.75,18.75,18.75,13];
Y=[-186,-181.25,-168.75,-168.75,-162.5,-137.5,-131.25,-118.75,-109.375,-109.375,-106.25,-93.75,-90.625,-89.0625,-89.0625,-89.0625,-89.0625,-90.625,-96.875,-106.25,-118.75,-131.25,-143.75,-156.25,-168.75,-181.25,-186];
hold on;
plot(X,Y,'r');
legend('302.453','Location','southoutside');
